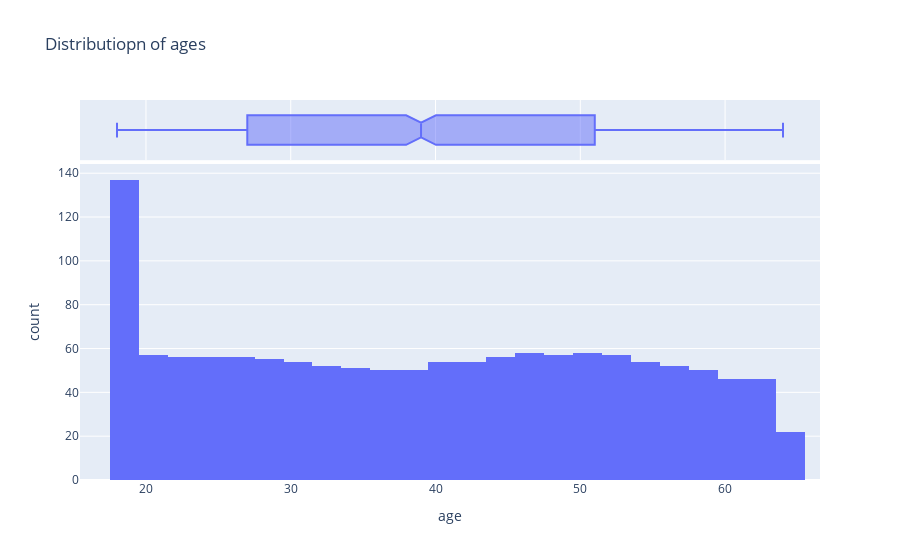

Source (notebook cell):
### Code cell
fig=px.histogram(file,x='age',marginal='box',title="Distributiopn of ages")
fig.show()

### Figure 1 — Plotly figure (JSON) as saved in the notebook; plotly's stock layout.template omitted (floating-point values rounded to 4 significant figures; data arrays with more than 128 entries replaced by an {"elided": "..."} marker saying what was removed)
{"data": [{"alignmentgroup": "True", "bingroup": "x", "hovertemplate": "age=%{x}<br>count=%{y}<extra></extra>", "legendgroup": "", "marker": {"color": "#636efa", "pattern": {"shape": ""}}, "name": "", "offsetgroup": "", "orientation": "v", "showlegend": false, "type": "histogram", "x": {"elided": "1338 int values"}, "xaxis": "x", "yaxis": "y"}, {"alignmentgroup": "True", "hovertemplate": "age=%{x}<extra></extra>", "legendgroup": "", "marker": {"color": "#636efa"}, "name": "", "notched": true, "offsetgroup": "", "showlegend": false, "type": "box", "x": {"elided": "1338 int values"}, "xaxis": "x2", "yaxis": "y2"}], "layout": {"autosize": true, "barmode": "relative", "legend": {"tracegroupgap": 0}, "title": {"text": "Distributiopn of ages"}, "xaxis": {"anchor": "y", "autorange": true, "domain": [0, 1], "range": [15.44, 66.56], "title": {"text": "age"}, "type": "linear"}, "xaxis2": {"anchor": "y2", "autorange": true, "domain": [0, 1], "matches": "x", "range": [15.44, 66.56], "showgrid": true, "showticklabels": false, "type": "linear"}, "yaxis": {"anchor": "x", "autorange": true, "domain": [0, 0.8316], "range": [0, 144.2], "title": {"text": "count"}}, "yaxis2": {"anchor": "x2", "autorange": true, "domain": [0.8416, 1], "matches": "y2", "range": [-0.5, 0.5], "showgrid": false, "showline": false, "showticklabels": false, "ticks": "", "type": "category"}}}
